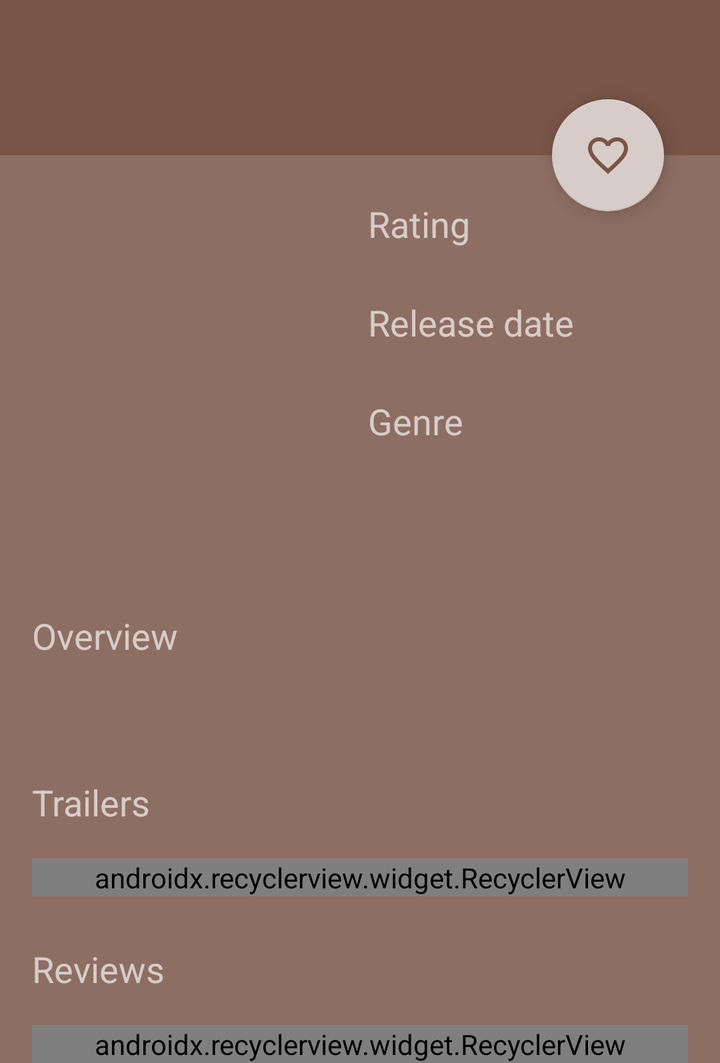
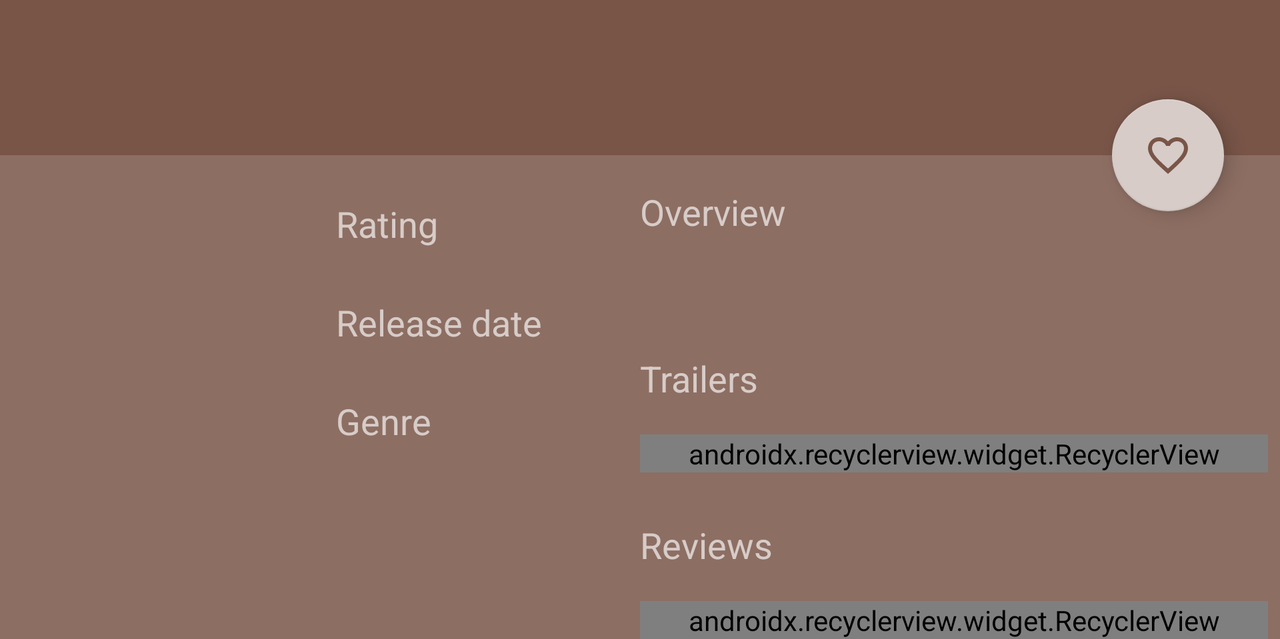

An Android layout and its configuration variant, each rendered on a device that would load it. The default file and the variant file are quoted in full after the pictures.
<!-- AndroidManifest.xml: application theme AppTheme -->
<!-- res/layout/activity_details.xml -->
<?xml version="1.0" encoding="utf-8"?>
<android.support.design.widget.CoordinatorLayout xmlns:android="http://schemas.android.com/apk/res/android"
    xmlns:app="http://schemas.android.com/apk/res-auto"
    xmlns:tools="http://schemas.android.com/tools"
    android:layout_width="match_parent"
    android:layout_height="wrap_content"
    android:orientation="vertical"
    tools:context="com.example.schmidegv.popmov2.DetailsActivity">


    <RelativeLayout
        android:layout_width="match_parent"
        android:layout_height="wrap_content">

        <LinearLayout
            android:id="@+id/linear_title"
            android:layout_width="match_parent"
            android:layout_height="wrap_content"
            android:background="@color/colorPrimaryDark"
            android:orientation="vertical">

            <TextView
                android:id="@+id/movie_title"
                android:layout_width="wrap_content"
                android:layout_height="wrap_content"
                android:layout_marginLeft="@dimen/margin_normal"
                android:layout_marginTop="@dimen/margin_title"
                android:textAppearance="?android:textAppearanceLarge"
                android:textColor="@color/movie_title"
                android:textStyle="bold" />

            <TextView
                android:id="@+id/movie_original_title"
                android:layout_width="wrap_content"
                android:layout_height="wrap_content"
                android:layout_below="@id/movie_title"
                android:layout_marginBottom="@dimen/margin_normal"
                android:layout_marginLeft="@dimen/margin_normal"
                android:textAppearance="?android:textAppearanceMedium" />
        </LinearLayout>

        <android.support.v4.widget.NestedScrollView
            android:id="@+id/nested_scroll"
            android:layout_width="match_parent"
            android:layout_height="wrap_content"
            android:layout_below="@id/linear_title"
            android:layout_marginLeft="@dimen/margin_normal"
            android:layout_marginRight="@dimen/margin_normal">

            <RelativeLayout
                android:layout_width="match_parent"
                android:layout_height="wrap_content"
                android:layout_below="@id/linear_title"
                android:paddingTop="@dimen/margin_normal">


                <ImageView
                    android:id="@+id/movie_poster_img"
                    android:layout_width="@dimen/details_activity_poster_width"
                    android:layout_height="@dimen/details_activity_poster_height"
                    android:layout_margin="@dimen/margin_small" />

                <LinearLayout
                    android:layout_width="wrap_content"
                    android:layout_height="wrap_content"
                    android:layout_marginLeft="@dimen/margin_small"
                    android:layout_marginTop="@dimen/margin_small"
                    android:layout_toRightOf="@id/movie_poster_img"
                    android:orientation="vertical">

                    <TextView
                        android:id="@+id/rating_label"
                        style="@style/style_label"
                        android:fontFamily="sans-serif"
                        android:text="@string/label_rating"
                        tools:targetApi="jelly_bean" />

                    <TextView
                        android:id="@+id/movie_vote_average"
                        style="@style/style_details"
                        android:layout_marginBottom="@dimen/margin_small" />

                    <TextView
                        android:id="@+id/release_label"
                        style="@style/style_label"
                        android:text="@string/label_release_date" />

                    <TextView
                        android:id="@+id/movie_release_date"
                        style="@style/style_details"
                        android:layout_marginBottom="@dimen/margin_small" />

                    <TextView
                        android:id="@+id/text_label_genre"
                        style="@style/style_label"
                        android:text="@string/label_genre" />

                    <TextView
                        android:id="@+id/text_movie_genre"
                        style="@style/style_details"
                        android:layout_marginBottom="@dimen/margin_small"
                        android:layout_marginRight="@dimen/margin_normal"
                        android:lines="2"
                        tools:context="@string/app_name" />

                </LinearLayout>

                <TextView
                    android:id="@+id/overview_label"
                    style="@style/style_label"
                    android:layout_below="@id/movie_poster_img"
                    android:text="@string/label_overview" />

                <TextView
                    android:id="@+id/movie_synopsis"
                    style="@style/style_details"
                    android:layout_below="@id/overview_label"
                    android:layout_marginBottom="@dimen/margin_large"
                    android:layout_marginTop="@dimen/margin_normal" />


                <TextView
                    android:id="@+id/trailers_label"
                    style="@style/style_label"
                    android:layout_below="@id/movie_synopsis"
                    android:text="@string/label_trailers" />

                <android.support.v7.widget.RecyclerView
                    android:id="@+id/rv_trailers"
                    android:layout_width="match_parent"
                    android:layout_height="wrap_content"
                    android:layout_below="@id/trailers_label"
                    android:layout_marginBottom="@dimen/margin_large"
                    android:layout_marginTop="@dimen/margin_normal"
                    android:orientation="horizontal"
                    android:scrollbars="horizontal"
                    app:layoutManager="android.support.v7.widget.LinearLayoutManager" />

                <TextView
                    android:id="@+id/review_label"
                    style="@style/style_label"
                    android:layout_below="@id/rv_trailers"
                    android:text="@string/label_reviews" />

                <android.support.v7.widget.RecyclerView
                    android:id="@+id/rv_movies_reviews"
                    android:layout_width="match_parent"
                    android:layout_height="wrap_content"
                    android:layout_below="@id/review_label"
                    android:layout_marginTop="@dimen/margin_normal"
                    app:layoutManager="android.support.v7.widget.LinearLayoutManager" />
            </RelativeLayout>

        </android.support.v4.widget.NestedScrollView>
    </RelativeLayout>

    <android.support.design.widget.FloatingActionButton
        android:id="@+id/fav_movie"
        android:layout_width="wrap_content"
        android:layout_height="wrap_content"
        android:layout_margin="@dimen/fab_margin"
        android:clickable="true"
        android:onClick="onClickFavoritesButton"
        app:fabSize="normal"
        app:layout_anchor="@id/linear_title"
        app:layout_anchorGravity="right|bottom"
        app:srcCompat="@drawable/ic_favorite_border"
        app:useCompatPadding="true" />
</android.support.design.widget.CoordinatorLayout>
<!-- resources referenced by this layout -->
<resources>
  <color name="colorPrimaryDark">#795548</color>
  <color name="movie_title">#000000</color>
  <dimen name="details_activity_poster_height">200dp</dimen>
  <dimen name="details_activity_poster_width">150dp</dimen>
  <dimen name="fab_margin">16dp</dimen>
  <dimen name="margin_large">24dp</dimen>
  <dimen name="margin_normal">16dp</dimen>
  <dimen name="margin_small">6dp</dimen>
  <dimen name="margin_title">8dp</dimen>
  <!-- drawable ic_favorite_border (drawable-v24) -->
  <vector xmlns:android="http://schemas.android.com/apk/res/android"
          android:width="24dp"
          android:height="24dp"
          android:viewportWidth="24.0"
          android:viewportHeight="24.0">
      <path
          android:fillColor="#795548"
          android:pathData="M16.5,3c-1.74,0 -3.41,0.81 -4.5,2.09C10.91,3.81 9.24,3 7.5,3 4.42,3 2,5.42 2,8.5c0,3.78 3.4,6.86 8.55,11.54L12,21.35l1.45,-1.32C18.6,15.36 22,12.28 22,8.5 22,5.42 19.58,3 16.5,3zM12.1,18.55l-0.1,0.1 -0.1,-0.1C7.14,14.24 4,11.39 4,8.5 4,6.5 5.5,5 7.5,5c1.54,0 3.04,0.99 3.57,2.36h1.87C13.46,5.99 14.96,5 16.5,5c2,0 3.5,1.5 3.5,3.5 0,2.89 -3.14,5.74 -7.9,10.05z"/>
  </vector>
  <string name="app_name">Popular Movies</string>
  <string name="label_genre">Genre</string>
  <string name="label_overview">Overview</string>
  <string name="label_rating">Rating</string>
  <string name="label_release_date">Release date</string>
  <string name="label_reviews">Reviews</string>
  <string name="label_trailers">Trailers </string>
  <style name="style_details" parent="Theme.AppCompat.Light.DarkActionBar">
          <item name="android:layout_width">wrap_content</item>
          <item name="android:layout_height">wrap_content</item>
          <item name="android:textColor">@color/textColor</item>
          <item name="android:textAppearance">?android:textAppearanceSmall</item>
      </style>
  <!-- from res/values-v16/ -->
  <style name="style_label" parent="Theme.AppCompat.Light.DarkActionBar">
          <item name="android:layout_width">wrap_content</item>
          <item name="android:layout_height">wrap_content</item>
          <item name="android:fontFamily">sans-serif</item>
          <item name="android:textAppearance">?android:textAppearanceMedium</item>
          <item name="android:textColor">@color/colorAccent</item>
      </style>
  <!-- from res/values-v21/ -->
  <style name="AppTheme" parent="AppTheme.Base">
          <item name="android:windowDrawsSystemBarBackgrounds">true</item>
          <item name="android:statusBarColor">@android:color/transparent</item>
  
          
          <item name="preferenceTheme">@style/PreferenceThemeOverlay</item>
      </style>
  <color name="textColor">#ffffff</color>
  <color name="colorAccent">#D7CCC8</color>
  <style name="AppTheme.Base" parent="Theme.AppCompat.Light.DarkActionBar">
          
          <item name="colorPrimary">@color/colorPrimary</item>
          <item name="colorPrimaryDark">@color/colorPrimaryDark</item>
          <item name="colorAccent">@color/colorAccent</item>
          <item name="android:windowBackground">@color/colorBackground</item>
  
          <item name="preferenceTheme">@style/PreferenceThemeOverlay</item>
      </style>
  <color name="colorPrimary">#5D4037</color>
  <color name="colorBackground">#8D6E63</color>
</resources>
<!-- res/layout-land/activity_details.xml (the repository's variant of the layout above) -->
<!-- drawn on the phone turned sideways -->
<?xml version="1.0" encoding="utf-8"?>
<android.support.design.widget.CoordinatorLayout xmlns:android="http://schemas.android.com/apk/res/android"
    xmlns:app="http://schemas.android.com/apk/res-auto"
    xmlns:tools="http://schemas.android.com/tools"
    android:layout_width="match_parent"
    android:layout_height="wrap_content"
    android:orientation="vertical"
    tools:context="com.example.schmidegv.popmov2.DetailsActivity">

    <RelativeLayout
        android:layout_width="match_parent"
        android:layout_height="wrap_content">

        <LinearLayout
            android:id="@+id/linear_title"
            android:layout_width="match_parent"
            android:layout_height="wrap_content"
            android:background="@color/colorPrimaryDark"
            android:orientation="vertical">

            <TextView
                android:id="@+id/movie_title"
                android:layout_width="wrap_content"
                android:layout_height="wrap_content"
                android:layout_marginLeft="@dimen/margin_normal"
                android:layout_marginTop="@dimen/margin_title"
                android:textAppearance="?android:textAppearanceLarge"
                android:textColor="@color/movie_title"
                android:textStyle="bold" />

            <TextView
                android:id="@+id/movie_original_title"
                android:layout_width="wrap_content"
                android:layout_height="wrap_content"
                android:layout_below="@id/movie_title"
                android:layout_marginBottom="@dimen/margin_normal"
                android:layout_marginLeft="@dimen/margin_normal"
                android:textAppearance="?android:textAppearanceMedium" />
        </LinearLayout>


        <LinearLayout
            android:layout_width="match_parent"
            android:layout_height="wrap_content"
            android:layout_below="@id/linear_title"
            android:orientation="horizontal">

            <LinearLayout
                android:layout_width="0dp"
                android:layout_height="wrap_content"
                android:layout_weight="1">

                <RelativeLayout
                    android:layout_width="match_parent"
                    android:layout_height="wrap_content"
                    android:layout_below="@id/linear_title"
                    android:paddingTop="@dimen/margin_normal">


                    <ImageView
                        android:id="@+id/movie_poster_img"
                        android:layout_width="@dimen/details_activity_poster_width"
                        android:layout_height="@dimen/details_activity_poster_height"
                        android:layout_margin="@dimen/margin_small" />

                    <LinearLayout
                        android:layout_width="wrap_content"
                        android:layout_height="wrap_content"
                        android:layout_marginLeft="@dimen/margin_small"
                        android:layout_marginTop="@dimen/margin_small"
                        android:layout_toRightOf="@id/movie_poster_img"
                        android:orientation="vertical">

                        <TextView
                            android:id="@+id/rating_label"
                            style="@style/style_label"
                            android:fontFamily="sans-serif"
                            android:text="@string/label_rating"
                            tools:targetApi="jelly_bean" />

                        <TextView
                            android:id="@+id/movie_vote_average"
                            style="@style/style_details"
                            android:layout_marginBottom="@dimen/margin_small" />

                        <TextView
                            android:id="@+id/release_label"
                            style="@style/style_label"
                            android:text="@string/label_release_date" />

                        <TextView
                            android:id="@+id/movie_release_date"
                            style="@style/style_details"
                            android:layout_marginBottom="@dimen/margin_small" />

                        <TextView
                            android:id="@+id/text_label_genre"
                            style="@style/style_label"
                            android:text="@string/label_genre" />

                        <TextView
                            android:id="@+id/text_movie_genre"
                            style="@style/style_details"
                            android:layout_marginBottom="@dimen/margin_small"
                            android:layout_marginRight="@dimen/margin_normal"
                            android:lines="2"
                            tools:context="@string/app_name" />

                    </LinearLayout>
                </RelativeLayout>

            </LinearLayout>

            <android.support.v4.widget.NestedScrollView
                android:layout_width="0dp"
                android:layout_height="wrap_content"
                android:layout_weight="1">

                <LinearLayout
                    android:layout_width="match_parent"
                    android:layout_height="wrap_content"
                    android:layout_marginRight="@dimen/margin_small"
                    android:layout_marginTop="@dimen/margin_normal"
                    android:orientation="vertical">

                    <TextView
                        android:id="@+id/overview_label"
                        style="@style/style_label"
                        android:layout_below="@id/movie_poster_img"
                        android:text="@string/label_overview" />

                    <TextView
                        android:id="@+id/movie_synopsis"
                        style="@style/style_details"
                        android:layout_below="@id/overview_label"
                        android:layout_marginBottom="@dimen/margin_large"
                        android:layout_marginTop="@dimen/margin_normal" />


                    <TextView
                        android:id="@+id/trailers_label"
                        style="@style/style_label"
                        android:layout_below="@id/movie_synopsis"
                        android:text="@string/label_trailers" />

                    <android.support.v7.widget.RecyclerView
                        android:id="@+id/rv_trailers"
                        android:layout_width="match_parent"
                        android:layout_height="wrap_content"
                        android:layout_below="@id/trailers_label"
                        android:layout_marginBottom="@dimen/margin_large"
                        android:layout_marginTop="@dimen/margin_normal"
                        android:orientation="horizontal"
                        android:scrollbars="horizontal"
                        app:layoutManager="android.support.v7.widget.LinearLayoutManager" />

                    <TextView
                        android:id="@+id/review_label"
                        style="@style/style_label"
                        android:layout_below="@id/rv_trailers"
                        android:text="@string/label_reviews" />

                    <android.support.v7.widget.RecyclerView
                        android:id="@+id/rv_movies_reviews"
                        android:layout_width="match_parent"
                        android:layout_height="wrap_content"
                        android:layout_below="@id/review_label"
                        android:layout_marginTop="@dimen/margin_normal"
                        app:layoutManager="android.support.v7.widget.LinearLayoutManager" />

                </LinearLayout>


            </android.support.v4.widget.NestedScrollView>
        </LinearLayout>
    </RelativeLayout>

    <android.support.design.widget.FloatingActionButton
        android:id="@+id/fav_movie"
        android:layout_width="wrap_content"
        android:layout_height="wrap_content"
        android:layout_margin="@dimen/fab_margin"
        android:clickable="true"
        android:onClick="onClickFavoritesButton"
        app:fabSize="normal"
        app:layout_anchor="@id/linear_title"
        app:layout_anchorGravity="right|bottom"
        app:srcCompat="@drawable/ic_favorite_border"
        app:useCompatPadding="true" />

</android.support.design.widget.CoordinatorLayout>
